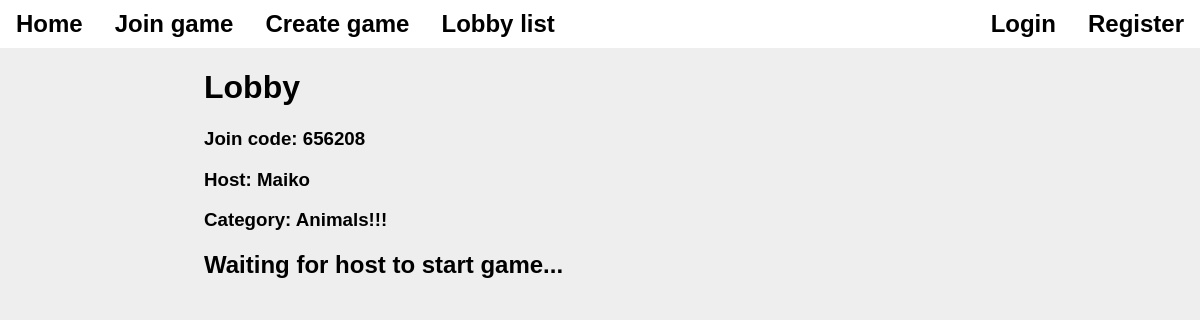
/lobby.php?join_code=656208, run on the app's committed database.
### tables this page shows
CREATE TABLE `current_games` (
  `join_code` int(8) NOT NULL,
  `host_user` int(11) NOT NULL,
  `access_group` text NOT NULL DEFAULT 'public',
  `question_category` int(11) NOT NULL,
  `game_state` text NOT NULL DEFAULT 'Lobby',
  `current_question` smallint(6) NOT NULL DEFAULT 0
);

CREATE TABLE `users` (
  `id` int(11) NOT NULL,
  `username` text NOT NULL,
  `password` text NOT NULL,
  `join_date` date NOT NULL DEFAULT current_timestamp(),
  `current_game` int(11) DEFAULT NULL,
  `selected_answer` text DEFAULT NULL,
  `correct_answers` int(11) NOT NULL DEFAULT 0
);

CREATE TABLE `question_categories` (
  `id` int(11) NOT NULL,
  `author_id` int(11) NOT NULL,
  `name` text NOT NULL,
  `description` text NOT NULL
);

### lobby.php (the view, shortened to what this page needs)
<!DOCTYPE html>
<html>
  <head>
    <link rel="stylesheet" href="./assets/stylesheets/variables.css">
    <link rel="stylesheet" href="./assets/stylesheets/button.css">
    <link rel="stylesheet" href="./assets/stylesheets/pages/page_lobby.css">
  </head>
  <body>
<?php
include("./components/navbar.php");
require "./database_manager/db_connect.php";
$join_code = $_GET['join_code'];
try {
  $current_game_query = "
    SELECT current_games.join_code, users.username, question_categories.name
    FROM current_games
    INNER JOIN users ON current_games.host_user=users.id
    INNER JOIN question_categories ON current_games.question_category=question_categories.id
    WHERE join_code=$join_code";
  $current_game_result = mysqli_query($sql_conn, $current_game_query);
} catch (Exception $e) {
  $serverError = "Failed to get data for this game :(";
  echo $e;
}
?>
    <div class="main-content-wrapper">
      <h1>Lobby</h1>
      <h3>Join code: <?php echo unserialize($_SESSION['game_data'])->join_code; ?></h3>
      <h3>Host: <?php echo unserialize($_SESSION['game_data'])->host_username; ?></h3>
      <h3>Category: <?php echo unserialize($_SESSION['game_data'])->question_category; ?></h3>
      <?php if(unserialize($_SESSION['game_data'])->host_username === $_SESSION['username']): ?>
      <form action="./game.php?id=<?php echo unserialize($_SESSION['game_data'])->join_code ?>" method="post">
          <span class="error-message"><?php if (isset($_GET['error'])) { echo "Error: " . $_GET['error']; } ?></span>
          <input type="submit" value="Start game">
        </form>
      <?php else: ?>
        <h2>Waiting for host to start game...</h2>
      <?php endif; ?>
    </div>
  </body>
</html>

### assets/stylesheets/variables.css (style rules this page uses)
:root { --page-background: #eeeeee; --modal-width: 75%; --modal-padding: 1rem; --modal-border-radius: 10px; --modal-border: 3px solid #dddddd; --modal-background: #ffffff; --text-input-padding: 0.5rem; --text-input-border-radius: 10px; --text-input-border: 3px solid #dddddd; --text-input-margin: 0.5rem 0rem; --global-primary-color: #88aaff; --global-secondary-color: #6688ee; --global-tertiary-color: #5e7ddb; --confirm-button-background: var(--global-secondary-color); --confirm-button-color: var(--global-primary-color); --confirm-button-border-color: var(--global-tertiary-color); --confirm-button-text-color: #ffffff; --button-font-weight: 500; --button-font-size: 16; --error-color: #ff3333; --hover-transition-duration: 0.3s; --navbar-height: 3rem; --player-list-border-radius: 10px; --player-list-border: 5px solid #eee; --player-list-background: white; --player-list-margin: 0.5rem 0px; --player-list-padding: 1rem 0.5rem; --navbar-z: 1000; }
body { background-color: var(--page-background); font-family: Arial, Helvetica, sans-serif; margin: 0px; }
.main-content-wrapper { width: 66%; transform: translateX(-50%); left: 50%; position: absolute; top: var(--navbar-height); height: calc(100% - var(--navbar-height)); }
* { box-sizing: border-box; }

### data on the page
current_games: join_code "656208", host_user.username "Maiko", question_category.name "Animals!!!"
